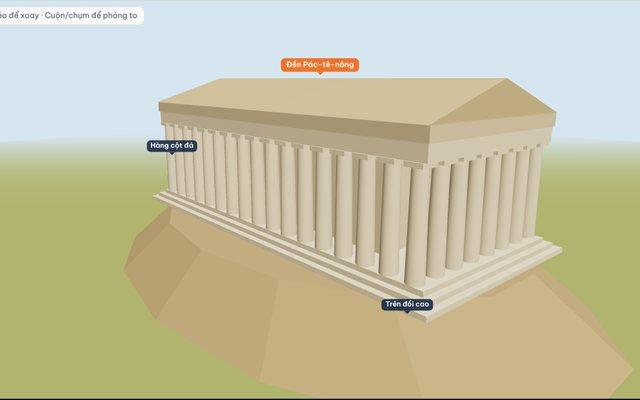
#> input picture mo-phong/img/anh/L6-B10-02.jpg, 640 x 400 px
$ python nhan_anh.py ../mo-phong/img/anh/L6-B10-02.jpg ../mo-phong/img/anh/L6-B13-04.jpg
#> lines starting #> are read from the running program, lines starting #| are printed output that depends on the picture
"""Nhận ảnh Gemini đã đưa về (uploads/Downloads) → lưu đúng chỗ (JPEG chất lượng cao) + ảnh xem nhanh /tmp/xem.jpg"""
import sys
from PIL import Image
src, dst = sys.argv[1], sys.argv[2]
im = Image.open(src).convert("RGB")
#> im is the input picture: PIL image 640x400 RGB; mean R, G, B 196.4, 193.1, 162.8
# xoá dấu ✦ của Gemini ở góc phải dưới bằng cách lấy mẫu vùng bên cạnh
w, h = im.size; s = int(min(w, h) * 0.1)
#> after `w, h = im.size`: w = 640; h = 400
#> after `s = int(min(w, h) * 0.1)`: s = 40
patch = im.crop((w - 2 * s, h - s, w - s, h)); im.paste(patch, (w - s, h - s))
#> after `patch = im.crop((w - 2 * s, h - s, w - s, h))`:
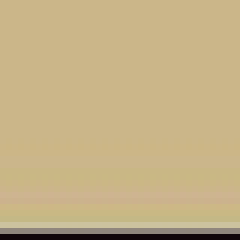
#> patch: PIL image 40x40 RGB (shown 6 times larger); mean R, G, B 196.8, 176.8, 133.7
im.save(dst, quality=93)
t = im.copy(); t.thumbnail((1100, 640)); t.save("/tmp/xem.jpg", quality=80)
print(dst, im.size)
#| ../mo-phong/img/anh/L6-B13-04.jpg (640, 400)

$ run again, on mo-phong/img/anh/L6-B14-03.jpg
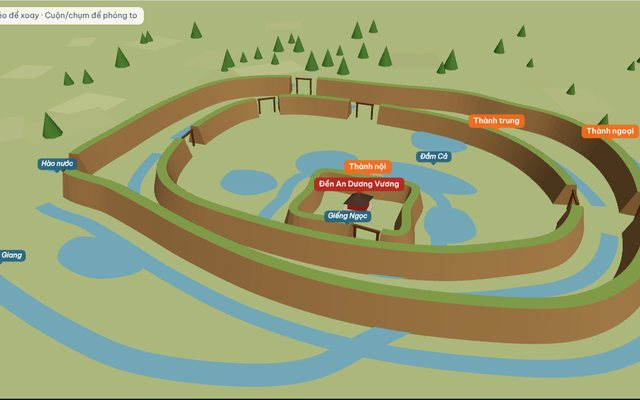
#> input picture mo-phong/img/anh/L6-B14-03.jpg, 640 x 400 px
#> im is the input picture: PIL image 640x400 RGB; mean R, G, B 153.9, 160.2, 113.5
#> `patch = im.crop((w - 2 * s, h - s, w - s, h))`:
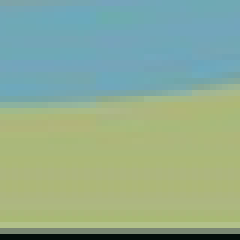
#> patch: PIL image 40x40 RGB (shown 6 times larger); mean R, G, B 143, 171.5, 144.9
#| ../mo-phong/img/anh/L6-B14-03.jpg (640, 400)

$ run again, on mo-phong/img/anh/L6-B16-01.jpg
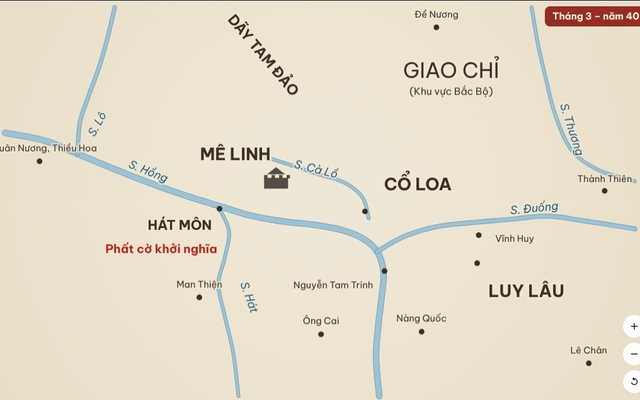
#> input picture mo-phong/img/anh/L6-B16-01.jpg, 640 x 400 px
#> im is the input picture: PIL image 640x400 RGB; mean R, G, B 229.1, 221.3, 202.8
#> `patch = im.crop((w - 2 * s, h - s, w - s, h))`:
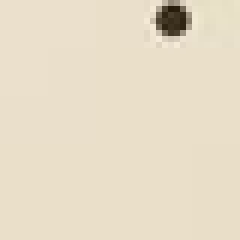
#> patch: PIL image 40x40 RGB (shown 6 times larger); mean R, G, B 231.3, 220.4, 199
#| ../mo-phong/img/anh/L6-B16-01.jpg (640, 400)

$ run again, on mo-phong/img/anh/L6-B18-02.jpg
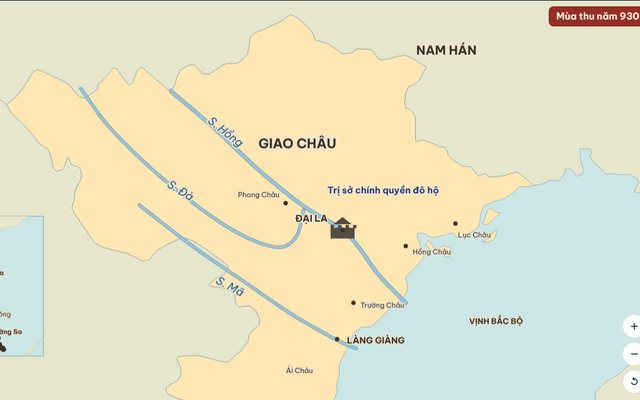
#> input picture mo-phong/img/anh/L6-B18-02.jpg, 640 x 400 px
#> im is the input picture: PIL image 640x400 RGB; mean R, G, B 229.5, 226.1, 197.9
#> `patch = im.crop((w - 2 * s, h - s, w - s, h))`:
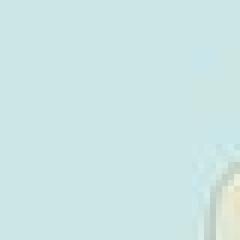
#> patch: PIL image 40x40 RGB (shown 6 times larger); mean R, G, B 204.3, 229.8, 228.3
#| ../mo-phong/img/anh/L6-B18-02.jpg (640, 400)
